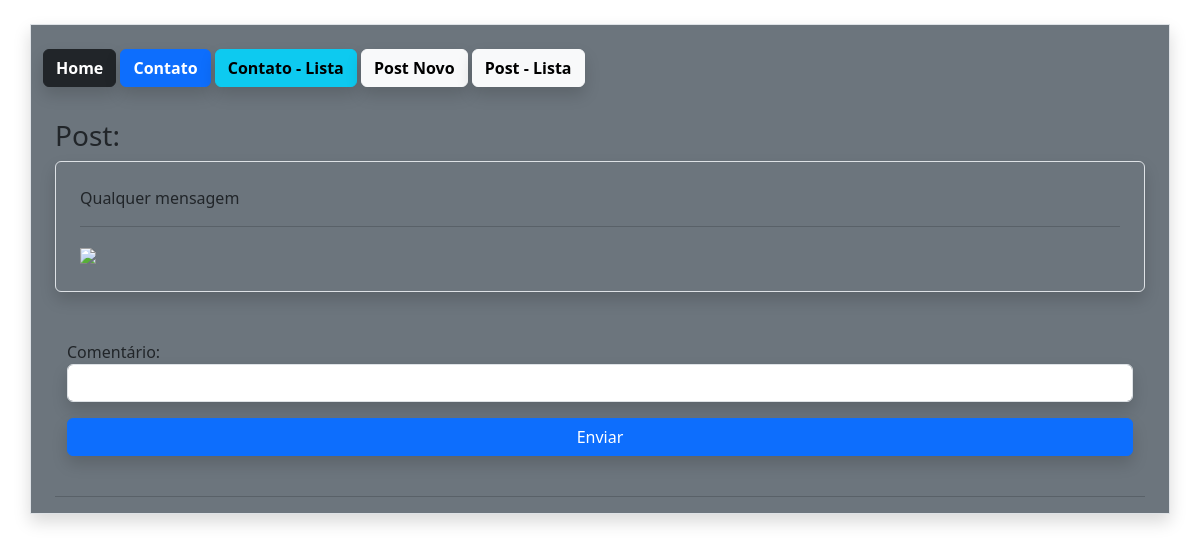
Page /post/1/ (signed in) on the earlier database version.
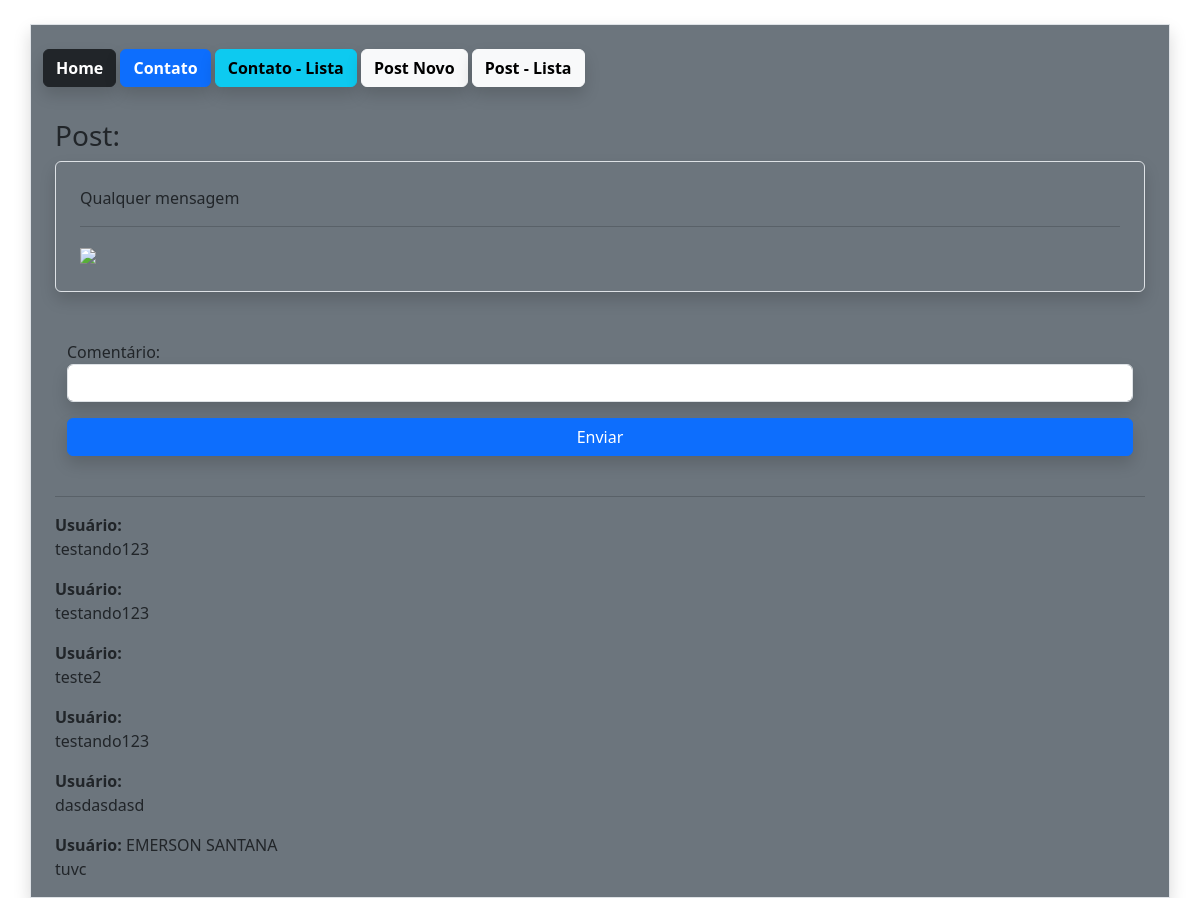
Same page on the later database version.
### estudo/models.py (models this page shows, shortened)
class Post(db.Model):
    id = db.Column(db.Integer, primary_key=True)
    data_criacao = db.Column(db.DateTime, default=datetime.utcnow())
    mensagem = db.Column(db.String, nullable=True)
    imagem = db.Column(db.String, nullable=True, default='default.png')
    user_id = db.Column(db.Integer, db.ForeignKey('user.id'), nullable=True)
    comentarios = db.relationship('PostComentarios', backref='post', lazy=True)

class PostComentarios(db.Model):
    id = db.Column(db.Integer, primary_key=True)
    data_criacao = db.Column(db.DateTime, default=datetime.utcnow())
    comentario = db.Column(db.String, nullable=True)
    user_id = db.Column(db.Integer, db.ForeignKey('user.id'), nullable=True)
    post_id = db.Column(db.Integer, db.ForeignKey('post.id'), nullable=True)

class User(db.Model, UserMixin):
    id = db.Column(db.Integer, primary_key=True)
    nome = db.Column(db.String, nullable=True)
    email = db.Column(db.String, nullable=True)
    sobrenome = db.Column(db.String, nullable=True)
    senha = db.Column(db.String, nullable=True)
    posts = db.relationship('Post', backref='user', lazy=True)
    posts_comentarios = db.relationship('PostComentarios', backref='user', lazy=True)

### estudo/views.py (the view)
@app.route('/post/<int:id>/', methods=['GET','POST'])
@login_required
def PostDetail(id):
    post = Post.query.get(id)
    form = PostComentariosForm()
    if  form.validate_on_submit():
        form.save(current_user.id, id)
        return redirect(url_for('PostDetail', id=id))
    return render_template('post.html', post= post, form=form)

### estudo/forms.py (shortened to what this page needs)
class PostComentariosForm(FlaskForm):
    comentario = StringField('Comentário:', validators=[DataRequired()])
    btnSubmit = SubmitField('Enviar')

### estudo/models.py (called while the page is built)
@login_manager.user_loader
def load_user(user_id):
    return User.query.get(user_id)

### estudo/templates/post.html (shortened to what this page needs)
{% extends 'base.html' %}
{% block content%}
{% include "nav.html" %}
    <div class="container mt-4">
        <div class="row mt-4">
            <div class="col-12">
                <h3>Post:</h3>
                <div class="col-12 mb-4 border rounded p-4 shadow">
                    <p>{{post.mensagem}}</p>
                    <hr>
                    <img src="{{ url_for('static', filename='data/post/{}'.format(post.imagem))}}">
                </div>
        </div>
    </div>
    <div class="container mt-4">
         <form action="" method="post" class="col-12 mb-4 mt-4 ml-4">
            {{ form.comentario.label()}}
            {{ form.comentario(class="form-control shadow")}}
            {{ form.btnSubmit(class="btn btn-primary col-12  mt-3 mb-3 shadow")}}
            </form>
    </div>
    <hr>
    <div class="col-12">
        {% for c in post.comentarios %}
        <p>
            <b>Usuário:</b> {{c.user.nome}} {{c.user.sobrenome}}<br>
            {{c.comentario}}
        </p>
        {% endfor %}
    </div>
{% endblock %}

### estudo/templates/base.html (shortened to what this page needs)
<!DOCTYPE html>
<html lang="pt-br">
<head>
    <link href="https://cdn.jsdelivr.net/npm/bootstrap@5.3.8/dist/css/bootstrap.min.css" rel="stylesheet">
</head>
</body>
    <section class="container mt-4 roudend border shadow bg-secondary">
    {% block content%} {% endblock%}
    </section>
</body>
</html>

### estudo/templates/nav.html
<a href='/' class="btn btn-dark shadow mt-4  mb-2"> <b>Home</b> </a>
<a href="{{url_for('contato')}}" class="btn btn-primary shadow mt-4 mb-2"> <b>Contato</b> </a>
<a href="{{url_for('contatoLista')}}"class="btn btn-info shadow mt-4 mb-2"> <b>Contato - Lista</b> </a>
<a href="{{url_for('postnovo')}}"class="btn btn-light shadow mt-4 mb-2"> <b>Post Novo </b> </a>
<a href="{{url_for('PostLista')}}"class="btn btn-light shadow mt-4 mb-2"> <b>Post - Lista</b> </a>

Differences in the rows shown:
added PostComentarios: comentario "testando123"
added PostComentarios: comentario "testando123"
added PostComentarios: comentario "teste2"
added PostComentarios: comentario "testando123"
added PostComentarios: comentario "dasdasdasd"
added PostComentarios: user.nome "EMERSON", user.sobrenome "SANTANA", comentario "tuvc"
